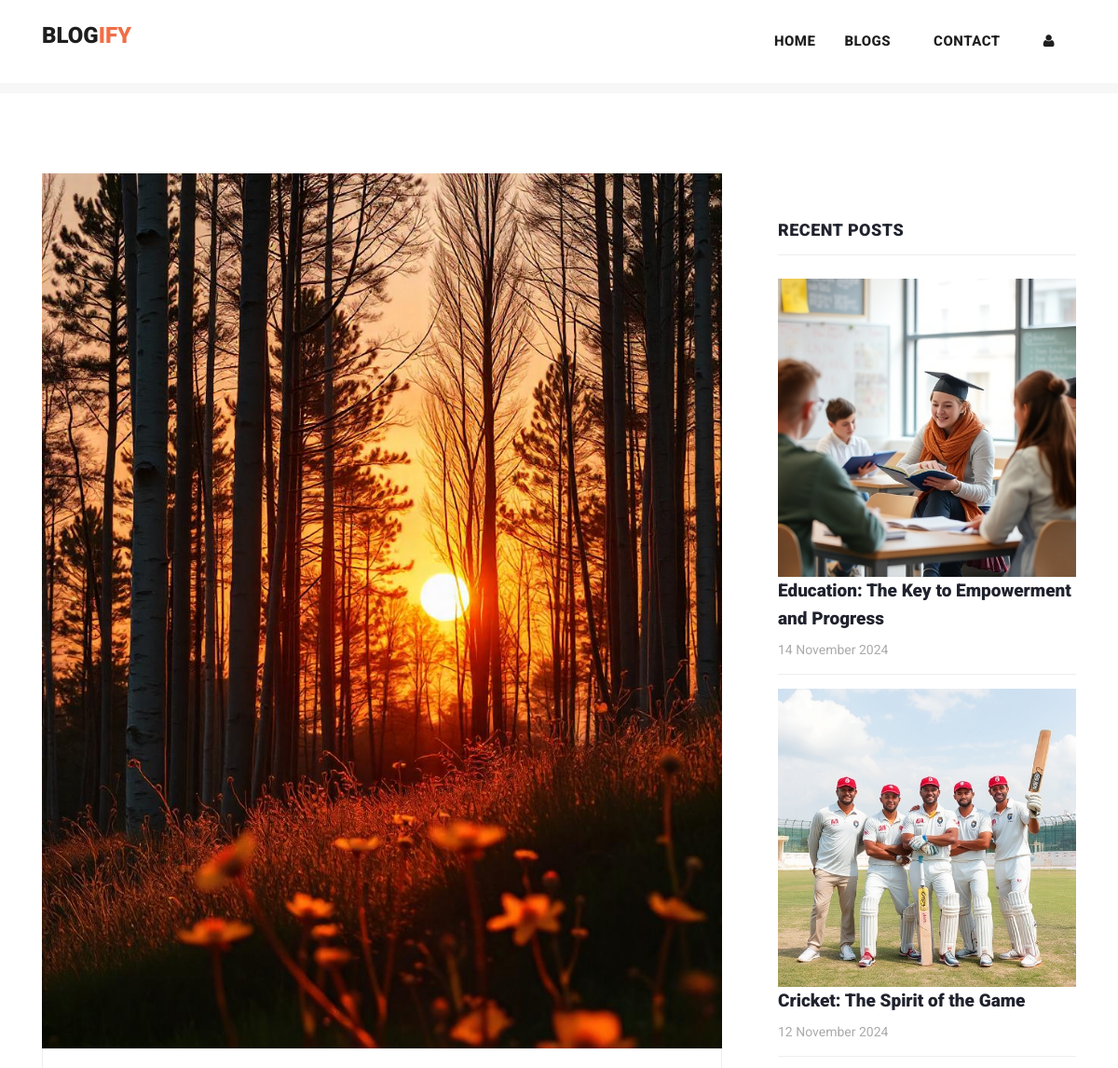
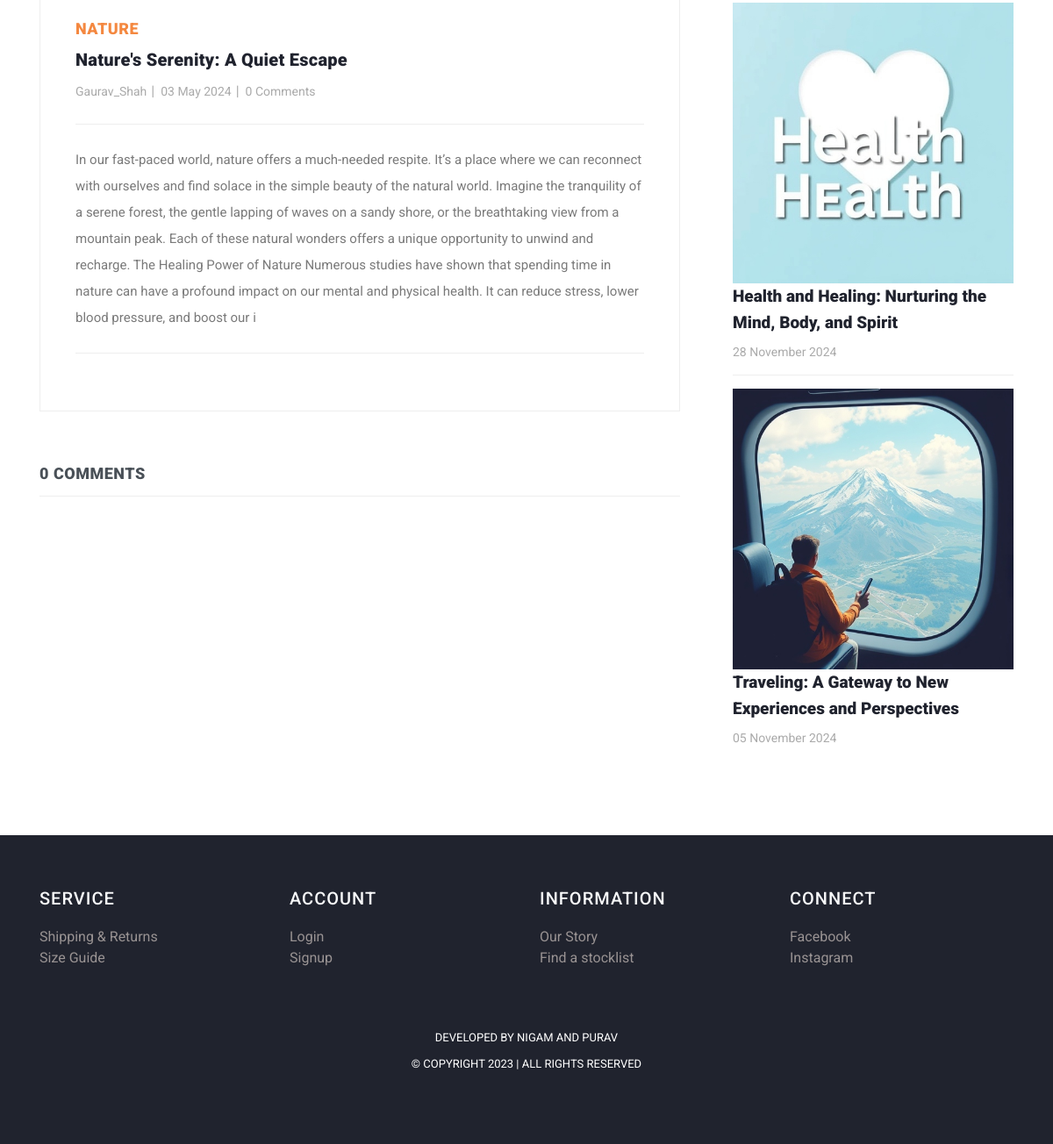
Page /post/27 on the committed database (2 pictures, top to bottom).
### myapp/models.py (models this page shows, shortened)
class Post(models.Model):
    postname = models.CharField(max_length=600)
    category = models.CharField(max_length=600)
    image = models.ImageField(upload_to='images/posts', blank=True, null=True)
    content = models.CharField(max_length=100000)
    time = models.CharField(default=time, max_length=100, blank=True)
    likes = models.IntegerField(null=True, blank=True, default=0)
    user = models.ForeignKey(User, on_delete=models.CASCADE)
    liked_by = models.ManyToManyField(User, related_name='liked_posts', blank=True)  # Track users who liked

### myapp/views.py (the view)
# urls.py: path("post/<int:id>",views.post,name="post"),
def post(request,id):
    post = Post.objects.get(id=id)
    return render(request,"post-details.html",{
        "user":request.user,
        'post':Post.objects.get(id=id),
        'recent_posts':Post.objects.all().order_by("-id"),
        'media_url':settings.MEDIA_URL,
        'comments':Comment.objects.filter(post_id = post.id),
        'total_comments': len(Comment.objects.filter(post_id = post.id))
    })

### templates/post-details.html (shortened to what this page needs)
{% load static %}
<!DOCTYPE html>
<html lang="en">
<head>
    <link href="https://cdn.jsdelivr.net/npm/bootstrap@5.3.0-alpha3/dist/css/bootstrap.min.css" rel="stylesheet">
    <link href="{% static 'vendor/bootstrap/css/bootstrap.min.css' %}" rel="stylesheet">
    <link rel="stylesheet" href="{% static 'assets/css/fontawesome.css' %}">
    <link rel="stylesheet" href="{% static 'assets/css/templatemo-stand-blog.css' %}">
    <link rel="stylesheet" href="{% static 'assets/css/owl.css' %}">
</head>
<body>
    {% include 'header.html' %}
    <section class="blog-posts grid-system">
        <div class="container">
            <div class="row">
                <div class="col-lg-8">
                    <div class="all-blog-posts">
                        <div class="row">
                            <div class="col-lg-12">
                                <div class="blog-post">
                                    <div class="blog-thumb">
                                        <img src="{{media_url}}{{post.image}}" alt="post_image">
                                    </div>
                                    <div class="down-content">
                                        <span>{{ post.category }}</span>
                                        <a><h4>{{ post.postname }}</h4></a>
                                        <ul class="post-info">
                                            <li><a href="#">{{ post.user }}</a></li>
                                            <li><a href="#">{{ post.time }}</a></li>
                                            <li><a href="#">{{ total_comments }} Comments</a></li>
                                        </ul>
                                        <p>{{ post.content }}</p>
                                    </div>
                                </div>
                            </div>
                            <div class="col-lg-12">
                                <div class="sidebar-item comments">
                                    <div class="sidebar-heading">
                                        <h2 class="text-dark-emphasis">{{ total_comments }} Comments</h2>
                                    </div>
                                </div>
                            </div>
                        </div>
                    </div>
                </div>
                <div class="col-lg-4">
                    <div class="sidebar">
                        <div class="row">
                            <div class="col-lg-12">
                                <div class="sidebar-item recent-posts">
                                    <div class="sidebar-heading">
                                        <h2>Recent Posts</h2>
                                    </div>
                                    <div class="content">
                                        <ul>
                                            {% for post in recent_posts|slice:"0:4" %}
                                            <li>
                                                <img src="{{media_url}}{{post.image}}" class="img-fluid" alt="">
                                                <a href="{% url 'post' post.id %}" class="text-decoration-none text-dark"><h5>{{ post.postname }}</h5></a>
                                                <span>{{ post.time }}</span>
                                            </li>
                                            {% endfor %}
                                        </ul>
                                    </div>
                                </div>
                            </div>
                        </div>
                    </div>
                </div>
            </div>
        </div>
    </section>
    {% include "footer.html" %}
</body>
</html>

### static/assets/css/templatemo-stand-blog.css (style rules this page uses)
body { font-family: 'Roboto', sans-serif; overflow-x: hidden; text-rendering: optimizeLegibility; -webkit-font-smoothing: antialiased; -moz-osx-font-smoothing: grayscale; }
p { margin-bottom: 0px; font-size: 15px; font-weight: 400; color: #7a7a7a; line-height: 30px; }
a { text-decoration: none!important; }
ul { padding: 0; margin: 0; list-style: none; }
h1,h2,h3,h4,h5,h6 { margin: 0px; }
.blog-posts { margin-top: 100px; }
.blog-posts .blog-post { margin-bottom: 30px; }
.blog-posts .blog-thumb img { width: 100%; overflow: hidden; }
.blog-posts .down-content { padding: 40px; border-right: 1px solid #eee; border-left: 1px solid #eee; border-bottom: 1px solid #eee; }
.blog-posts .down-content span { font-size: 18px; text-transform: uppercase; letter-spacing: 0.5px; font-weight: 900; color: #f48840; }
.blog-posts .down-content h4 { font-size: 24px; text-transform: capitalize; letter-spacing: 0.5px; font-weight: 900; color: #20232e; margin: 10px 0px 12px 0px; }
.blog-posts .down-content ul.post-info li { display: inline-block; margin-right: 8px; }
.blog-posts .down-content ul.post-info li:after { content: '|'; color: #aaa; margin-left: 8px; }
.blog-posts .down-content h4 { font-size: 20px; letter-spacing: 0.25px; }
.grid-system .down-content ul.post-info li { margin-right: 3px; }
.grid-system .down-content ul.post-info li:after { margin-left: 5px; }
.blog-posts .down-content ul.post-info li:last-child::after { display: none; }
.blog-posts .down-content ul.post-info li a { font-size: 14px; color: #aaa; font-weight: 400; transition: all .3s; }
.blog-posts .down-content p { padding: 25px 0px; margin: 25px 0px; border-top: 1px solid #eee; border-bottom: 1px solid #eee; }
.blog-posts .sidebar-heading h2 { font-size: 18px; text-transform: uppercase; font-weight: 900; letter-spacing: 0.5px; color: #20232e; border-bottom: 1px solid #eee; padding-bottom: 15px; margin-bottom: 25px; }
.blog-posts .comments { margin-top: 30px; }
.sidebar { margin-left: 30px; }
.sidebar .sidebar-item { margin-top: 50px; }
.sidebar .sidebar-heading h2 { font-size: 18px; text-transform: uppercase; font-weight: 900; letter-spacing: 0.5px; color: #20232e; border-bottom: 1px solid #eee; padding-bottom: 15px; margin-bottom: 25px; }
.sidebar .recent-posts ul li { margin-bottom: 15px; padding-bottom: 15px; border-bottom: 1px solid #eee; }
.sidebar .recent-posts ul li:last-child { margin-bottom: 0px; padding-bottom: 0px; border-bottom: none; }
.sidebar .recent-posts ul li h5 { font-size: 19px; font-weight: 900; color: #20232e; line-height: 30px; transition: all 0.3s; }
.sidebar .recent-posts ul li span { display: block; font-size: 14px; color: #aaa; margin-top: 8px; }

### templates/footer.html (style rules this page uses)
h4 { text-align: left; color: #dfdada; letter-spacing: 1px; margin-bottom: 20px; font-size: 20px; }
li { text-decoration: none; text-align: left; }
li a { color: rgb(153, 147, 147); }

### rows in the picture
Post: image (picture), category "NATURE", postname "Nature's Serenity: A Quiet Escape", user "Gaurav_Shah", time "03 May 2024", content "In our fast-paced world, nature offers a much-needed respite. It’s a place where we can reconnect with ourselves and find solace in the simple beauty of the natural world. Imagine the tranquility of a serene forest, the gentle lapping of waves on a sandy shore, or the breathtaking view from a mountain peak. Each of these natural wonders offers a unique opportunity to unwind and recharge. The Healing Power of Nature Numerous studies have shown that spending time in nature can have a profound impact on our mental and physical health. It can reduce stress, lower blood pressure, and boost our i"
Post: image (picture), postname "Education: The Key to Empowerment and Progress", time "14 November 2024"
Post: image (picture), postname "Cricket: The Spirit of the Game", time "12 November 2024"
Post: image (picture), postname "Health and Healing: Nurturing the Mind, Body, and Spirit", time "28 November 2024"
Post: image (picture), postname "Traveling: A Gateway to New Experiences and Perspectives", time "05 November 2024"

### other values in the picture
{{ total_comments }} "0"
